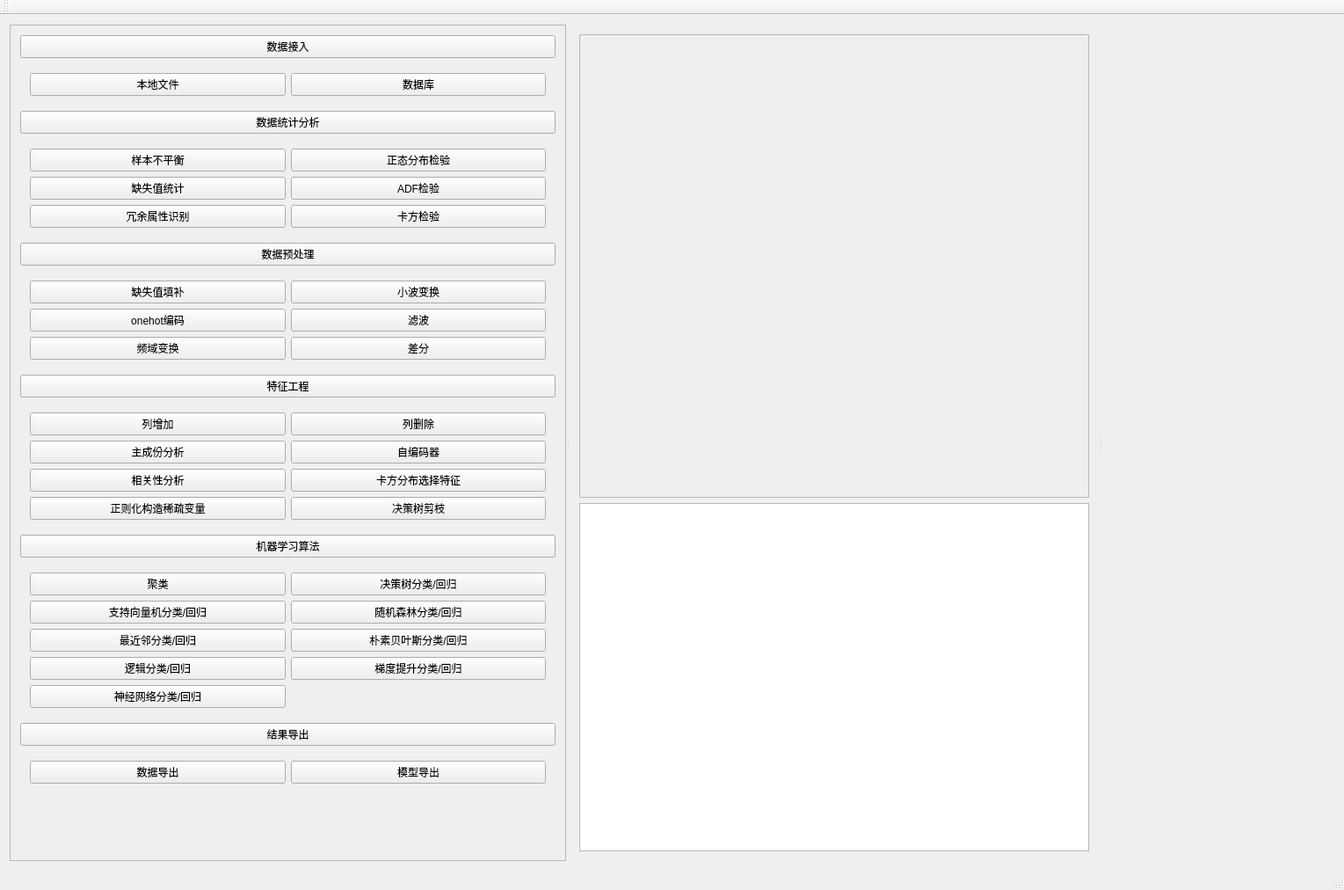
<?xml version="1.0" encoding="UTF-8"?>
<ui version="4.0">
 <class>MaintenancePredictiveClass</class>
 <widget class="QMainWindow" name="MaintenancePredictiveClass">
  <property name="geometry">
   <rect>
    <x>0</x>
    <y>0</y>
    <width>1529</width>
    <height>1012</height>
   </rect>
  </property>
  <property name="windowTitle">
   <string>MaintenancePredictive</string>
  </property>
  <widget class="QWidget" name="centralWidget">
   <layout class="QVBoxLayout" name="verticalLayout_4">
    <item>
     <widget class="QSplitter" name="splitter">
      <property name="orientation">
       <enum>Qt::Horizontal</enum>
      </property>
      <widget class="QScrollArea" name="scrollArea">
       <property name="widgetResizable">
        <bool>true</bool>
       </property>
       <widget class="QWidget" name="scrollAreaWidgetContents">
        <property name="geometry">
         <rect>
          <x>0</x>
          <y>-4</y>
          <width>705</width>
          <height>959</height>
         </rect>
        </property>
        <layout class="QVBoxLayout" name="verticalLayout_3">
         <item>
          <widget class="QPushButton" name="title_btn0">
           <property name="text">
            <string>数据接入</string>
           </property>
          </widget>
         </item>
         <item>
          <widget class="QWidget" name="widget_0" native="true">
           <layout class="QGridLayout" name="gridLayout_4">
            <item row="0" column="0">
             <widget class="QPushButton" name="fileBtn">
              <property name="text">
               <string>本地文件</string>
              </property>
              <property name="checkable">
               <bool>false</bool>
              </property>
             </widget>
            </item>
            <item row="0" column="1">
             <widget class="QPushButton" name="sqlBtn">
              <property name="text">
               <string>数据库</string>
              </property>
              <property name="checkable">
               <bool>false</bool>
              </property>
             </widget>
            </item>
           </layout>
          </widget>
         </item>
         <item>
          <widget class="QPushButton" name="title_btn1">
           <property name="text">
            <string>数据统计分析</string>
           </property>
          </widget>
         </item>
         <item>
          <widget class="QWidget" name="widget" native="true">
           <layout class="QGridLayout" name="gridLayout_2">
            <item row="1" column="0">
             <widget class="QPushButton" name="pushButton_5">
              <property name="text">
               <string>缺失值统计</string>
              </property>
              <property name="checkable">
               <bool>true</bool>
              </property>
              <attribute name="buttonGroup">
               <string notr="true">mPButtonGroup</string>
              </attribute>
             </widget>
            </item>
            <item row="0" column="0">
             <widget class="QPushButton" name="pushButton_3">
              <property name="text">
               <string>样本不平衡</string>
              </property>
              <property name="checkable">
               <bool>true</bool>
              </property>
              <attribute name="buttonGroup">
               <string notr="true">mPButtonGroup</string>
              </attribute>
             </widget>
            </item>
            <item row="0" column="1">
             <widget class="QPushButton" name="pushButton_4">
              <property name="text">
               <string>正态分布检验</string>
              </property>
              <property name="checkable">
               <bool>true</bool>
              </property>
              <attribute name="buttonGroup">
               <string notr="true">mPButtonGroup</string>
              </attribute>
             </widget>
            </item>
            <item row="2" column="0">
             <widget class="QPushButton" name="pushButton_7">
              <property name="text">
               <string>冗余属性识别</string>
              </property>
              <property name="checkable">
               <bool>true</bool>
              </property>
              <attribute name="buttonGroup">
               <string notr="true">mPButtonGroup</string>
              </attribute>
             </widget>
            </item>
            <item row="1" column="1">
             <widget class="QPushButton" name="pushButton_6">
              <property name="text">
               <string>ADF检验</string>
              </property>
              <property name="checkable">
               <bool>true</bool>
              </property>
              <attribute name="buttonGroup">
               <string notr="true">mPButtonGroup</string>
              </attribute>
             </widget>
            </item>
            <item row="2" column="1">
             <widget class="QPushButton" name="pushButton_8">
              <property name="text">
               <string>卡方检验</string>
              </property>
              <property name="checkable">
               <bool>true</bool>
              </property>
              <attribute name="buttonGroup">
               <string notr="true">mPButtonGroup</string>
              </attribute>
             </widget>
            </item>
           </layout>
          </widget>
         </item>
         <item>
          <widget class="QPushButton" name="title_btn2">
           <property name="text">
            <string>数据预处理</string>
           </property>
          </widget>
         </item>
         <item>
          <widget class="QWidget" name="widget_2" native="true">
           <layout class="QGridLayout" name="gridLayout_5">
            <item row="0" column="0">
             <widget class="QPushButton" name="pushButton_2">
              <property name="text">
               <string>缺失值填补</string>
              </property>
              <property name="checkable">
               <bool>true</bool>
              </property>
              <attribute name="buttonGroup">
               <string notr="true">mPButtonGroup</string>
              </attribute>
             </widget>
            </item>
            <item row="0" column="1">
             <widget class="QPushButton" name="pushButton_9">
              <property name="text">
               <string>小波变换</string>
              </property>
              <property name="checkable">
               <bool>true</bool>
              </property>
              <attribute name="buttonGroup">
               <string notr="true">mPButtonGroup</string>
              </attribute>
             </widget>
            </item>
            <item row="1" column="0">
             <widget class="QPushButton" name="pushButton_10">
              <property name="text">
               <string>onehot编码</string>
              </property>
              <property name="checkable">
               <bool>true</bool>
              </property>
              <attribute name="buttonGroup">
               <string notr="true">mPButtonGroup</string>
              </attribute>
             </widget>
            </item>
            <item row="1" column="1">
             <widget class="QPushButton" name="pushButton_11">
              <property name="text">
               <string>滤波</string>
              </property>
              <property name="checkable">
               <bool>true</bool>
              </property>
              <attribute name="buttonGroup">
               <string notr="true">mPButtonGroup</string>
              </attribute>
             </widget>
            </item>
            <item row="2" column="0">
             <widget class="QPushButton" name="pushButton_12">
              <property name="text">
               <string>频域变换</string>
              </property>
              <property name="checkable">
               <bool>true</bool>
              </property>
              <attribute name="buttonGroup">
               <string notr="true">mPButtonGroup</string>
              </attribute>
             </widget>
            </item>
            <item row="2" column="1">
             <widget class="QPushButton" name="pushButton_13">
              <property name="text">
               <string>差分</string>
              </property>
              <property name="checkable">
               <bool>true</bool>
              </property>
              <attribute name="buttonGroup">
               <string notr="true">mPButtonGroup</string>
              </attribute>
             </widget>
            </item>
           </layout>
          </widget>
         </item>
         <item>
          <widget class="QPushButton" name="title_btn3">
           <property name="text">
            <string>特征工程</string>
           </property>
          </widget>
         </item>
         <item>
          <widget class="QWidget" name="widget_3" native="true">
           <layout class="QGridLayout" name="gridLayout_8">
            <item row="3" column="0">
             <widget class="QPushButton" name="pushButton_22">
              <property name="text">
               <string>正则化构造稀疏变量</string>
              </property>
              <property name="checkable">
               <bool>true</bool>
              </property>
              <attribute name="buttonGroup">
               <string notr="true">mPButtonGroup</string>
              </attribute>
             </widget>
            </item>
            <item row="0" column="0">
             <widget class="QPushButton" name="pushButton_18">
              <property name="text">
               <string>列增加</string>
              </property>
              <property name="checkable">
               <bool>true</bool>
              </property>
              <attribute name="buttonGroup">
               <string notr="true">mPButtonGroup</string>
              </attribute>
             </widget>
            </item>
            <item row="0" column="1">
             <widget class="QPushButton" name="pushButton_19">
              <property name="text">
               <string>列删除</string>
              </property>
              <property name="checkable">
               <bool>true</bool>
              </property>
              <attribute name="buttonGroup">
               <string notr="true">mPButtonGroup</string>
              </attribute>
             </widget>
            </item>
            <item row="3" column="1">
             <widget class="QPushButton" name="pushButton_23">
              <property name="text">
               <string>决策树剪枝</string>
              </property>
              <property name="checkable">
               <bool>true</bool>
              </property>
              <attribute name="buttonGroup">
               <string notr="true">mPButtonGroup</string>
              </attribute>
             </widget>
            </item>
            <item row="1" column="0">
             <widget class="QPushButton" name="pushButton_17">
              <property name="text">
               <string>主成份分析</string>
              </property>
              <property name="checkable">
               <bool>true</bool>
              </property>
              <attribute name="buttonGroup">
               <string notr="true">mPButtonGroup</string>
              </attribute>
             </widget>
            </item>
            <item row="1" column="1">
             <widget class="QPushButton" name="pushButton_15">
              <property name="text">
               <string>自编码器</string>
              </property>
              <property name="checkable">
               <bool>true</bool>
              </property>
              <attribute name="buttonGroup">
               <string notr="true">mPButtonGroup</string>
              </attribute>
             </widget>
            </item>
            <item row="2" column="0">
             <widget class="QPushButton" name="pushButton_14">
              <property name="text">
               <string>相关性分析</string>
              </property>
              <property name="checkable">
               <bool>true</bool>
              </property>
              <attribute name="buttonGroup">
               <string notr="true">mPButtonGroup</string>
              </attribute>
             </widget>
            </item>
            <item row="2" column="1">
             <widget class="QPushButton" name="pushButton_16">
              <property name="text">
               <string>卡方分布选择特征</string>
              </property>
              <property name="checkable">
               <bool>true</bool>
              </property>
              <attribute name="buttonGroup">
               <string notr="true">mPButtonGroup</string>
              </attribute>
             </widget>
            </item>
           </layout>
          </widget>
         </item>
         <item>
          <widget class="QPushButton" name="title_btn4">
           <property name="text">
            <string>机器学习算法</string>
           </property>
          </widget>
         </item>
         <item>
          <widget class="QWidget" name="widget_4" native="true">
           <layout class="QGridLayout" name="gridLayout_3">
            <item row="0" column="0">
             <widget class="QPushButton" name="clusteringBtn">
              <property name="text">
               <string>聚类</string>
              </property>
              <property name="checkable">
               <bool>true</bool>
              </property>
              <attribute name="buttonGroup">
               <string notr="true">mPButtonGroup</string>
              </attribute>
             </widget>
            </item>
            <item row="0" column="1">
             <widget class="QPushButton" name="pushButton_24">
              <property name="text">
               <string>决策树分类/回归</string>
              </property>
              <property name="checkable">
               <bool>true</bool>
              </property>
              <attribute name="buttonGroup">
               <string notr="true">mPButtonGroup</string>
              </attribute>
             </widget>
            </item>
            <item row="1" column="1">
             <widget class="QPushButton" name="pushButton_26">
              <property name="text">
               <string>随机森林分类/回归</string>
              </property>
              <property name="checkable">
               <bool>true</bool>
              </property>
              <attribute name="buttonGroup">
               <string notr="true">mPButtonGroup</string>
              </attribute>
             </widget>
            </item>
            <item row="3" column="0">
             <widget class="QPushButton" name="pushButton_29">
              <property name="text">
               <string>逻辑分类/回归</string>
              </property>
              <property name="checkable">
               <bool>true</bool>
              </property>
              <attribute name="buttonGroup">
               <string notr="true">mPButtonGroup</string>
              </attribute>
             </widget>
            </item>
            <item row="2" column="0">
             <widget class="QPushButton" name="pushButton_27">
              <property name="text">
               <string>最近邻分类/回归</string>
              </property>
              <property name="checkable">
               <bool>true</bool>
              </property>
              <attribute name="buttonGroup">
               <string notr="true">mPButtonGroup</string>
              </attribute>
             </widget>
            </item>
            <item row="1" column="0">
             <widget class="QPushButton" name="pushButton_25">
              <property name="text">
               <string>支持向量机分类/回归</string>
              </property>
              <property name="checkable">
               <bool>true</bool>
              </property>
              <attribute name="buttonGroup">
               <string notr="true">mPButtonGroup</string>
              </attribute>
             </widget>
            </item>
            <item row="2" column="1">
             <widget class="QPushButton" name="pushButton_28">
              <property name="text">
               <string>朴素贝叶斯分类/回归</string>
              </property>
              <property name="checkable">
               <bool>true</bool>
              </property>
              <attribute name="buttonGroup">
               <string notr="true">mPButtonGroup</string>
              </attribute>
             </widget>
            </item>
            <item row="3" column="1">
             <widget class="QPushButton" name="pushButton_30">
              <property name="text">
               <string>梯度提升分类/回归</string>
              </property>
              <property name="checkable">
               <bool>true</bool>
              </property>
              <attribute name="buttonGroup">
               <string notr="true">mPButtonGroup</string>
              </attribute>
             </widget>
            </item>
            <item row="4" column="0">
             <widget class="QPushButton" name="pushButton_31">
              <property name="text">
               <string>神经网络分类/回归</string>
              </property>
              <property name="checkable">
               <bool>true</bool>
              </property>
              <attribute name="buttonGroup">
               <string notr="true">mPButtonGroup</string>
              </attribute>
             </widget>
            </item>
           </layout>
          </widget>
         </item>
         <item>
          <widget class="QPushButton" name="title_btn5">
           <property name="text">
            <string>结果导出</string>
           </property>
          </widget>
         </item>
         <item>
          <widget class="QWidget" name="widget_5" native="true">
           <layout class="QGridLayout" name="gridLayout_6">
            <item row="0" column="0">
             <widget class="QPushButton" name="pushButton_20">
              <property name="text">
               <string>数据导出</string>
              </property>
              <property name="checkable">
               <bool>true</bool>
              </property>
              <attribute name="buttonGroup">
               <string notr="true">mPButtonGroup</string>
              </attribute>
             </widget>
            </item>
            <item row="0" column="1">
             <widget class="QPushButton" name="pushButton_21">
              <property name="text">
               <string>模型导出</string>
              </property>
              <property name="checkable">
               <bool>true</bool>
              </property>
              <attribute name="buttonGroup">
               <string notr="true">mPButtonGroup</string>
              </attribute>
             </widget>
            </item>
           </layout>
          </widget>
         </item>
         <item>
          <spacer name="verticalSpacer_3">
           <property name="orientation">
            <enum>Qt::Vertical</enum>
           </property>
           <property name="sizeHint" stdset="0">
            <size>
             <width>20</width>
             <height>40</height>
            </size>
           </property>
          </spacer>
         </item>
        </layout>
       </widget>
      </widget>
      <widget class="QWidget" name="layoutWidget">
       <layout class="QVBoxLayout" name="verticalLayout" stretch="4,3">
        <item>
         <widget class="QFrame" name="frame">
          <property name="frameShape">
           <enum>QFrame::StyledPanel</enum>
          </property>
          <property name="frameShadow">
           <enum>QFrame::Raised</enum>
          </property>
          <layout class="QGridLayout" name="gridLayout_7">
           <item row="0" column="0">
            <widget class="PitureLabel" name="pngLabel">
             <property name="text">
              <string/>
             </property>
            </widget>
           </item>
          </layout>
         </widget>
        </item>
        <item>
         <widget class="QTableView" name="tableView"/>
        </item>
       </layout>
      </widget>
      <widget class="QWidget" name="layoutWidget">
       <layout class="QVBoxLayout" name="verticalLayout_2">
        <item>
         <layout class="QGridLayout" name="gridLayout">
          <item row="3" column="0">
           <spacer name="horizontalSpacer">
            <property name="orientation">
             <enum>Qt::Horizontal</enum>
            </property>
            <property name="sizeHint" stdset="0">
             <size>
              <width>40</width>
              <height>20</height>
             </size>
            </property>
           </spacer>
          </item>
          <item row="2" column="1">
           <spacer name="verticalSpacer">
            <property name="orientation">
             <enum>Qt::Vertical</enum>
            </property>
            <property name="sizeHint" stdset="0">
             <size>
              <width>20</width>
              <height>40</height>
             </size>
            </property>
           </spacer>
          </item>
          <item row="3" column="2">
           <spacer name="horizontalSpacer_2">
            <property name="orientation">
             <enum>Qt::Horizontal</enum>
            </property>
            <property name="sizeHint" stdset="0">
             <size>
              <width>40</width>
              <height>20</height>
             </size>
            </property>
           </spacer>
          </item>
          <item row="4" column="1">
           <spacer name="verticalSpacer_2">
            <property name="orientation">
             <enum>Qt::Vertical</enum>
            </property>
            <property name="sizeHint" stdset="0">
             <size>
              <width>20</width>
              <height>40</height>
             </size>
            </property>
           </spacer>
          </item>
         </layout>
        </item>
       </layout>
      </widget>
     </widget>
    </item>
   </layout>
  </widget>
  <widget class="QStatusBar" name="statusBar"/>
  <widget class="QToolBar" name="mainToolBar">
   <attribute name="toolBarArea">
    <enum>TopToolBarArea</enum>
   </attribute>
   <attribute name="toolBarBreak">
    <bool>false</bool>
   </attribute>
  </widget>
  <widget class="QMenuBar" name="menuBar">
   <property name="geometry">
    <rect>
     <x>0</x>
     <y>0</y>
     <width>1529</width>
     <height>26</height>
    </rect>
   </property>
  </widget>
 </widget>
 <layoutdefault spacing="6" margin="11"/>
 <customwidgets>
  <customwidget>
   <class>PitureLabel</class>
   <extends>QLabel</extends>
   <header>PictrueWgt.h</header>
  </customwidget>
 </customwidgets>
 <resources>
  <include location="MaintenancePredictive.qrc"/>
 </resources>
 <connections/>
 <buttongroups>
  <buttongroup name="mPButtonGroup">
   <property name="exclusive">
    <bool>false</bool>
   </property>
  </buttongroup>
 </buttongroups>
</ui>
